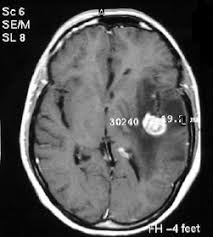
#> input picture images.jpg, 213 x 237 px
$ python -i app.py   (imports and definitions only)
#> lines starting #> are read from the running program, lines starting #| are printed output that depends on the picture; after the words box and inside, x2 and y2 are one past the last pixel; in counts of white or black regions, pixels touching at a corner belong together
#> further down, picture is the input picture: shape (237, 213, 3); min 0, max 255, mean 84.2

import cv2
import numpy as np
import streamlit as st
import os
from PIL import Image

downloads_folder = os.path.join(os.path.expanduser("~"), "Downloads")

def preprocess_image(image):
    gray = cv2.cvtColor(image, cv2.COLOR_BGR2GRAY)
    blur = cv2.GaussianBlur(gray, (5, 5), 0)
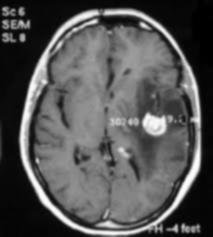
#> blur: shape (237, 213); min 0, max 253, mean 84.2
    return blur

def segment_tumor(image):
    preprocessed = preprocess_image(image)
    _, thresh = cv2.threshold(preprocessed, 45, 255, cv2.THRESH_BINARY)
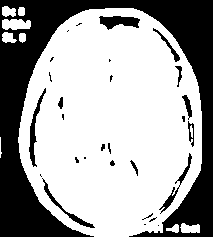
#> thresh: shape (237, 213); 65.1% white; 29 black regions (15 under 20 px), largest, box (x1, y1, x2, y2) and area: (0, 0, 213, 237) 15768, (99, 16, 140, 30) 365, (29, 88, 46, 167) 325
    kernel = np.ones((5, 5), np.uint8)
    morphed = cv2.morphologyEx(thresh, cv2.MORPH_CLOSE, kernel)
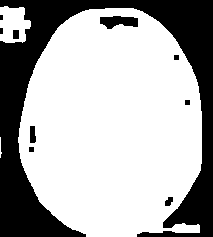
#> morphed: shape (237, 213); 68.2% white; 10 black regions (2 under 20 px)
    contours, _ = cv2.findContours(morphed, cv2.RETR_EXTERNAL, cv2.CHAIN_APPROX_SIMPLE)
#> contours = 3 contours, 1 with area under 20; largest, box (x1, y1, x2, y2) and area: (18, 8, 202, 237) 33794, (0, 6, 31, 43) 830
    result = image.copy()
    cv2.drawContours(result, contours, -1, (0, 255, 0), 2)
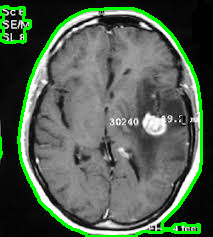
#> result: shape (237, 213, 3); 5.75% of pixels changed, all inside (x1, y1, x2, y2) = (0, 5, 203, 237)
    return result, morphed

# [29 lines not run here, left out]

>>> import cv2
>>> picture = cv2.imread('../images.jpg')
>>> result = segment_tumor(picture)
